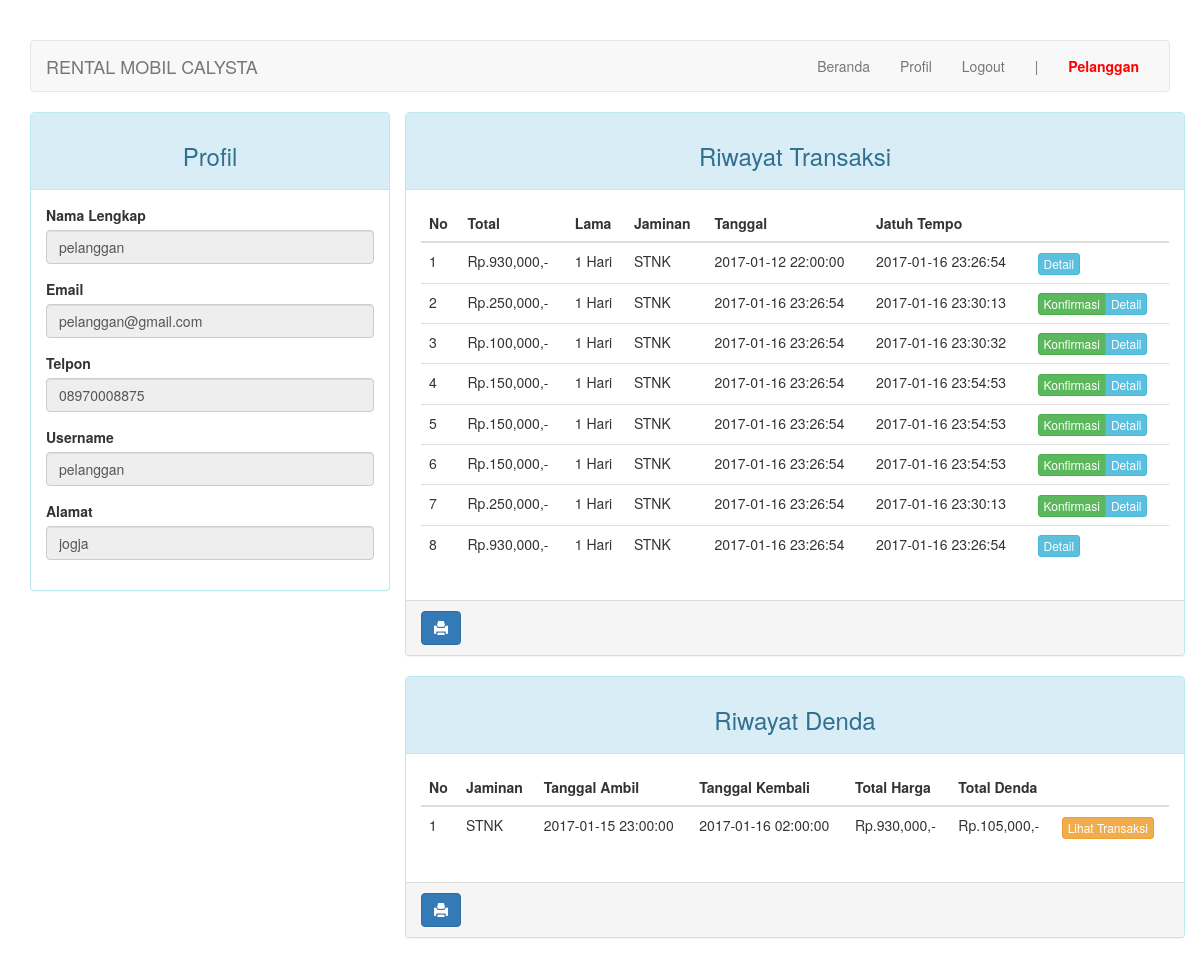
/index.php?page=profil (signed in), run on the app's committed database.
### tables this page shows
CREATE TABLE `pelanggan` (
  `id_pelanggan` int(11) NOT NULL,
  `no_ktp` char(16) NOT NULL,
  `nama` varchar(30) NOT NULL,
  `email` varchar(30) NOT NULL,
  `no_telp` char(12) NOT NULL,
  `alamat` varchar(50) DEFAULT NULL,
  `username` varchar(10) NOT NULL,
  `password` varchar(32) NOT NULL
);

CREATE TABLE `transaksi` (
  `id_transaksi` int(11) NOT NULL,
  `id_pelanggan` int(11) NOT NULL,
  `id_mobil` int(11) NOT NULL,
  `tgl_sewa` datetime NOT NULL,
  `tgl_ambil` datetime DEFAULT NULL,
  `tgl_kembali` datetime DEFAULT NULL,
  `lama` tinyint(1) NOT NULL,
  `total_harga` int(7) NOT NULL,
  `status` enum('0','1') NOT NULL,
  `jaminan` varchar(30) NOT NULL,
  `denda` int(7) DEFAULT '0',
  `jatuh_tempo` datetime NOT NULL,
  `konfirmasi` enum('0','1') DEFAULT NULL,
  `pembatalan` enum('0','1') DEFAULT NULL
);

### pelanggan/profil.php (the view, shortened to what this page needs)
<div class="row">
  <div class="col-md-4 hidden-print">
    <div class="panel panel-info">
        <div class="panel-heading"><h3 class="text-center">Profil</h3></div>
        <div class="panel-body">
            <?php if (isset($_SESSION["pelanggan"])): ?>
                <?php $id = $_SESSION["pelanggan"]["id"]; if ($query = $connection->query("SELECT * FROM pelanggan WHERE id_pelanggan=$id")): ?>
                    <?php while ($data = $query->fetch_assoc()): ?>
                        <form>
                            <div class="form-group">
                                <label for="nama">Nama Lengkap</label>
                                <input disabled="on" type="text" name="nama" class="form-control" value="<?=$data['nama']?>">
                            </div>
                            <div class="form-group">
                                <label for="email">Email</label>
                                <input disabled="on" type="email" name="email" class="form-control" value="<?=$data['email']?>">
                            </div>
                            <div class="form-group">
                                <label for="no_telp">Telpon</label>
                                <input disabled="on" type="text" name="no_telp" class="form-control" value="<?=$data['no_telp']?>">
                            </div>
                            <div class="form-group">
                                <label for="username">Username</label>
                                <input disabled="on" type="text" name="username" class="form-control" value="<?=$data['username']?>">
                            </div>
                            <div class="form-group">
                                <label for="alamat">Alamat</label>
                                <input disabled="on" type="text" name="alamat" class="form-control" value="<?=$data['alamat']?>">
                            </div>
                        </form>
                    <?php endwhile ?>
                <?php endif ?>
            <?php endif ?>
        </div>
    </div>
  </div>
  <div class="col-md-8">
    <div class="row">
        <div class="panel panel-info">
          <div class="panel-heading"><h3 class="text-center">Riwayat Transaksi</h3></div>
          <div class="panel-body">
            <?php if ($query = $connection->query("SELECT * FROM transaksi WHERE id_pelanggan=$id")): ?>
                <?php $no = 1; ?>
                <table class="table table-hover">
                    <thead>
                        <tr>
                            <th>No</th>
                            <th>Total</th>
                            <th>Lama</th>
                            <th>Jaminan</th>
                            <th>Tanggal</th>
                            <th>Jatuh Tempo</th>
                            <th class="hidden-print"></th>
                        </tr>
                    </thead>
                    <tbody>
                        <?php while ($data = $query->fetch_assoc()): ?>
                            <tr>
                                <td><?=$no++?></td>
                                <td>Rp.<?=number_format($data['total_harga'])?>,-</td>
                                <td><?=$data['lama']?> Hari</td>
                                <td><?=$data['jaminan']?></td>
                                <td><?=$data['tgl_sewa']?></td>
                                <td><?=$data['jatuh_tempo']?></td>
                                <td class="hidden-print">
                                  <div class="btn-group">
                                      <?php if (!$data['konfirmasi'] AND !$data["pembatalan"]): ?>
                                          <a href="?page=konfirmasi&id=<?= $data['id_transaksi'] ?>" class="btn btn-success btn-xs">Konfirmasi</a>
                                      <?php endif ?>
                                      <a href="?page=detail&id=<?= $data['id_transaksi'] ?>" class="btn btn-info btn-xs">Detail</a>
                                  </div>
                                </td>
                            </tr>
                        <?php endwhile ?>
                    </tbody>
                </table>
            <?php endif ?>
          </div>
          <div class="panel-footer hidden-print ">
              <a onClick="window.print();return false" class="btn btn-primary"><i class="glyphicon glyphicon-print"></i></a>
          </div>
        </div>
    </div>
    <div class="row">
        <div class="panel panel-info">
          <div class="panel-heading"><h3 class="text-center">Riwayat Denda</h3></div>
          <div class="panel-body">
            <?php if ($query = $connection->query("SELECT * FROM transaksi WHERE id_pelanggan=$id AND denda <> ''")): ?>
                <?php $no = 1; ?>
                <table class="table table-hover">
                    <thead>
                        <tr>
                            <th>No</th>
                            <th>Jaminan</th>
                            <th>Tanggal Ambil</th>
                            <th>Tanggal Kembali</th>
                            <th>Total Harga</th>
                            <th>Total Denda</th>
                            <th></th>
                        </tr>
                    </thead>
                    <tbody>
                        <?php while ($data = $query->fetch_assoc()): ?>
                            <tr>
                                <td><?=$no++?></td>
                                <td><?=$data['jaminan']?></td>
                                <td><?=$data['tgl_ambil']?></td>
                                <td><?=$data['tgl_kembali']?></td>
                                <td>Rp.<?=number_format($data['total_harga'])?>,-</td>
                                <td>Rp.<?=number_format($data['denda'])?>,-</td>
                                <td>
                                  <a href="?page=detail&id=<?= $data['id_transaksi'] ?>" class="btn btn-warning btn-xs">Lihat Transaksi</a>
                                </td>
                            </tr>
                        <?php endwhile ?>
                    </tbody>
                </table>
            <?php endif ?>
          </div>
          <div class="panel-footer hidden-print ">
              <a onClick="window.print();return false" class="btn btn-primary"><i class="glyphicon glyphicon-print"></i></a>
          </div>
        </div>
    </div>
  </div>
</div>

### index.php (style rules this page uses)
body { margin-top: 40px; }

### data on the page
pelanggan: nama "pelanggan", email "pelanggan@gmail.com", no_telp "08970008875", username "pelanggan", alamat "jogja"
transaksi: total_harga "930,000", lama "1", jaminan "STNK", tgl_sewa "2017-01-12 22:00:00", jatuh_tempo "2017-01-16 23:26:54", tgl_ambil "2017-01-15 23:00:00", tgl_kembali "2017-01-16 02:00:00", denda "105,000"
transaksi: total_harga "250,000", lama "1", jaminan "STNK", tgl_sewa "2017-01-16 23:26:54", jatuh_tempo "2017-01-16 23:30:13"
transaksi: total_harga "100,000", lama "1", jaminan "STNK", tgl_sewa "2017-01-16 23:26:54", jatuh_tempo "2017-01-16 23:30:32"
transaksi: total_harga "150,000", lama "1", jaminan "STNK", tgl_sewa "2017-01-16 23:26:54", jatuh_tempo "2017-01-16 23:54:53"
transaksi: total_harga "150,000", lama "1", jaminan "STNK", tgl_sewa "2017-01-16 23:26:54", jatuh_tempo "2017-01-16 23:54:53"
transaksi: total_harga "150,000", lama "1", jaminan "STNK", tgl_sewa "2017-01-16 23:26:54", jatuh_tempo "2017-01-16 23:54:53"
transaksi: total_harga "250,000", lama "1", jaminan "STNK", tgl_sewa "2017-01-16 23:26:54", jatuh_tempo "2017-01-16 23:30:13"
transaksi: total_harga "930,000", lama "1", jaminan "STNK", tgl_sewa "2017-01-16 23:26:54", jatuh_tempo "2017-01-16 23:26:54"

### other printed values
$_SESSION["pelanggan"]["username"] "Pelanggan"
